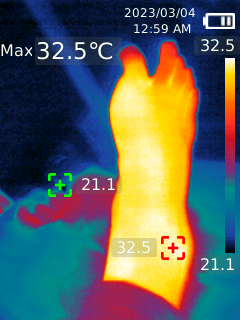
%> input picture IMG_0060.bmp, 240 x 320 px
$ octave --eval "result = procesarImagen('../IMG_0060.bmp');"   (GNU Octave 9; MATLAB toolbox functions it lacks are replaced by stand-ins)
%> lines starting %> are read from the running program, lines starting %| are printed output that depends on the picture; in (x1, y1, x2, y2) boxes, pixels count from 0 and x2, y2 are one past the last pixel; in counts of white or black regions, pixels touching at a corner belong together; the program's own positions count from 1
function salida = procesarImagen(inputFilePath)
%> called with inputFilePath = '../IMG_0060.bmp'
    % Carga la imagen
    I = imread(inputFilePath);
%> I is the input picture: size 320x240x3 uint8; mean R, G, B 90.1, 98.3, 92.8

    % Obtiene la capa azul de la imagen YCbCr
    blue_layer = I(:,:,3);
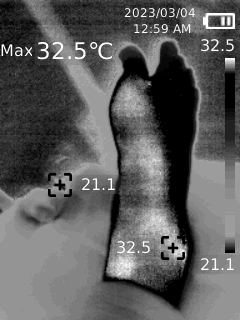
%> blue_layer: size 320x240 uint8; min 0, max 255, mean 92.8
    Red_layer = I(:,:,1);
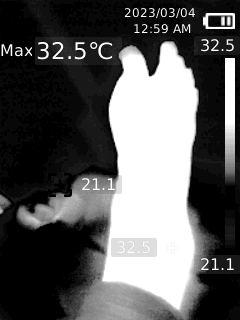
%> Red_layer: size 320x240 uint8; min 0, max 255, mean 90.1
    Green_layer = I(:,:,2);
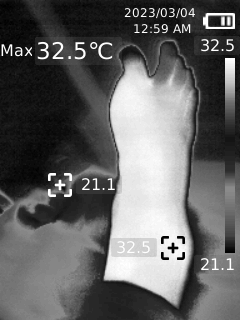
%> Green_layer: size 320x240 uint8; min 0, max 255, mean 98.3
    % Aplica el umbral a la capa azul
    threshold = 110;
    binaryimg = imbinarize(blue_layer, threshold/255);
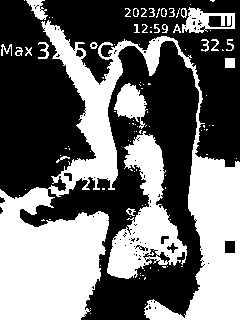
%> binaryimg: size 320x240 logical; 42.8% white; 106 white regions (78 under 20 px), largest, box (x1, y1, x2, y2) and area: (0, 20, 240, 320) 25054, (107, 131, 187, 279) 4988, (114, 83, 148, 129) 841

    % Muestra la imagen binaria resultante
    binarycom = imcomplement(binaryimg);
    %imshow(binarycom);
    Ifill = imfill(binarycom,'holes');
%> Ifill: size 320x240 logical; 67.1% white; 4 black regions (2 under 20 px), largest, box (x1, y1, x2, y2) and area: (0, 20, 240, 320) 25037, (26, 0, 48, 20) 215

    % Asigna un valor de 0 a las filas del 0 al 50
    Ifill(1:30,:) = 0;
    Ifill(:,1:30) = 0;
    Ifill(:,200:end)= 0;
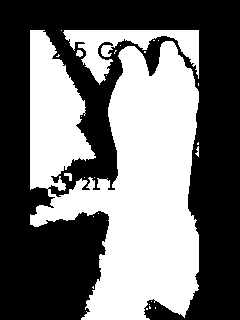
%> Ifill: size 320x240 logical; 44.4% white; 26 white regions (21 under 20 px), largest, box (x1, y1, x2, y2) and area: (30, 30, 199, 320) 31141, (63, 30, 199, 85) 2798, (76, 50, 83, 57) 38, (64, 173, 72, 181) 38, (195, 146, 199, 157) 23
    %figure;
    %imshow(Ifill);
    salida = uint8(Ifill).*uint8(I);
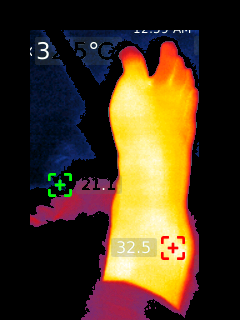
%> salida: size 320x240x3 uint8; mean R, G, B 74.3, 55.8, 31.6

    % Reajusta la imagen final a un tamaño de 224x224x3
    salida = imresize(salida, [224, 224]);
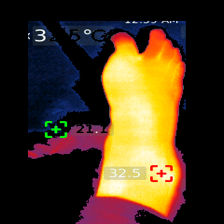
%> salida: size 224x224x3 uint8; mean R, G, B 74.4, 55.8, 31.7

    % Construye la ruta completa del archivo de salida en formato .png
    [outputPath, outputName, ~] = fileparts(inputFilePath);
    outputFileName = [outputName, '.png'];
    outputFilePath = fullfile(outputPath, outputFileName);

    % Guarda la imagen procesada en formato .png
    imwrite(salida, outputFilePath);
end

$ run again, on IMG_0061.bmp
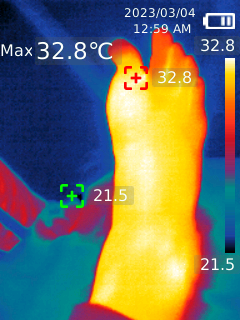
%> input picture IMG_0061.bmp, 240 x 320 px
%> in procesarImagen, I is the input picture: size 320x240x3 uint8; mean R, G, B 110.8, 114.4, 99.6
%> in procesarImagen, `binaryimg = imbinarize(blue_layer, threshold/255);`:
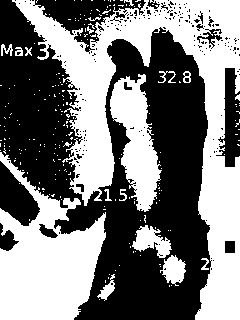
%> binaryimg: size 320x240 logical; 47.9% white; 224 white regions (205 under 20 px), largest, box (x1, y1, x2, y2) and area: (12, 0, 240, 320) 20899, (0, 152, 106, 320) 9832, (110, 74, 162, 212) 3727
%> in procesarImagen, `salida = imresize(salida, [224, 224]);`:
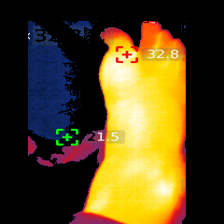
%> salida: size 224x224x3 uint8; mean R, G, B 87.9, 70.4, 30.1
